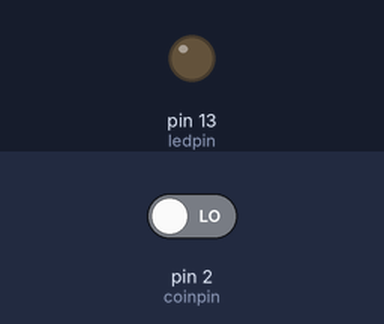
The sketch below on a simulated Arduino Uno, built with avr-gcc and run on an emulated ATmega328P. Parts: output pins drawn as LEDs (lit = HIGH). The inputs (shaded band) are chosen by the test bench; at power-on: pin 2 (coinpin) LOW.

Above: at 1.2 s.
1.3 s: pin 2 (coinpin) driven HIGH
At 2.1 s:
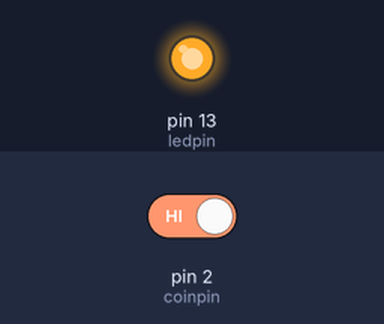
Timing chart, 0 to 4.3 s (numbered marks = the images above; inputs shaded):
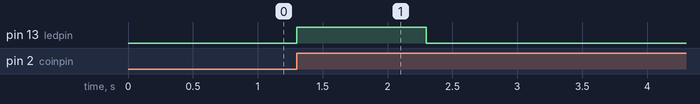

The sketch:

code1.ino
```cpp
// Constants
const int coinpin = 2;
const int ledpin = 13;

// Variables
volatile int pulse = 0;

boolean bInserted = false;

// Setup
void setup() {

  Serial.begin(9600);
  attachInterrupt(digitalPinToInterrupt(coinpin), coinInterrupt, RISING);
  pinMode(ledpin, OUTPUT);

}

// Main loop
void loop() {


  if( bInserted  ){ // for show LED ON when Inserted
     bInserted = false;
     digitalWrite(ledpin, HIGH);
     delay(1000);
  }else{

  // Turn off LED
  digitalWrite(ledpin, LOW);
  }
}

// Interrupt
void coinInterrupt(){

  // Each time a pulse is sent from the coin acceptor,
  // interrupt main loop to add 1  and flip on the LED
  pulse++ ;
  bInserted = true;

 // digitalWrite(ledpin, HIGH);
 // Serial.println( pulse );

}
```

Measured:
- after the input at 1.3 s, pin 13 (ledpin): LOW → HIGH at once, → LOW 1.0 s later
